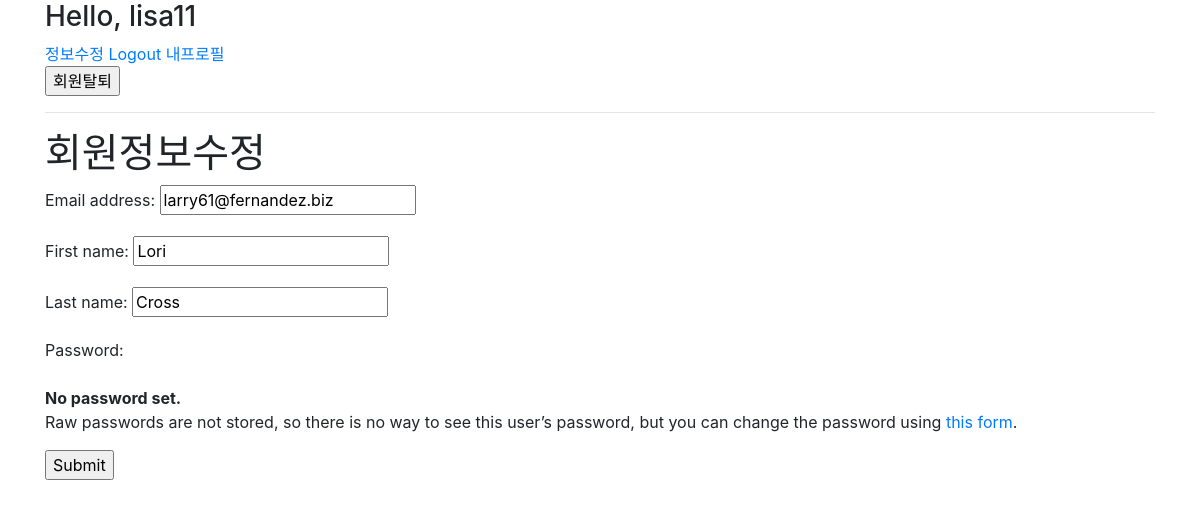
Screenshot of /accounts/update/ (signed in) with the database file from the repository.
### accounts/models.py (models this page shows)
class User(AbstractUser):
    followers = models.ManyToManyField('self', symmetrical=False, related_name='followings')

### accounts/views.py (the view)
# urls.py: path('update/', views.update, name='update'),
@login_required
def update(request):
    if request.method == 'POST':
        form = CustomUserChangeForm(request.POST, instance=request.user)
        if form.is_valid():
            form.save()
            return redirect('articles:index')
    else:
        form = CustomUserChangeForm(instance=request.user)
    context = {
        'form': form,
    }
    return render(request, 'accounts/update.html', context)

### accounts/forms.py
class CustomUserChangeForm(UserChangeForm):
    class Meta:
        model = get_user_model()
        fields = ('email', 'first_name', 'last_name',)

### accounts/templates/accounts/update.html (shortened to what this page needs)
{% extends 'base.html' %}
{% block content %}
<h1>회원정보수정</h1>
<form action="" method="POST">
  {{ form.as_p }}
  <input type="submit">
</form>
{% endblock  %}

### crud/templates/base.html (shortened to what this page needs)
<!DOCTYPE html>
<html lang="en">
<head>
  <link rel="stylesheet" href="https://stackpath.bootstrapcdn.com/bootstrap/4.5.2/css/bootstrap.min.css">
</head>
<body>
  <div class="container">
    {% if request.user.is_authenticated %}
      <h3>Hello, {{ user.username }}</h3>
      <a href="{% url 'accounts:update' %}">정보수정</a>
      <a href="{% url 'accounts:logout' %}">Logout</a>
      <a href="{% url 'accounts:profile' request.user.username %}">내프로필</a>
      <form action="{% url 'accounts:delete' %}" method="POST">
        <input type="submit" value="회원탈퇴">
      </form>
    {% else %}
      <a href="{% url 'accounts:login' %}">Login</a>
      <a href="{% url 'accounts:signup' %}">Signup</a>
    {% endif %}
    <hr>
    {% block content %}
    {% endblock %}
  </div>
</body>
</html>

### rows the page displays
User: username "lisa11", email "larry61@fernandez.biz", first_name "Lori", last_name "Cross"
